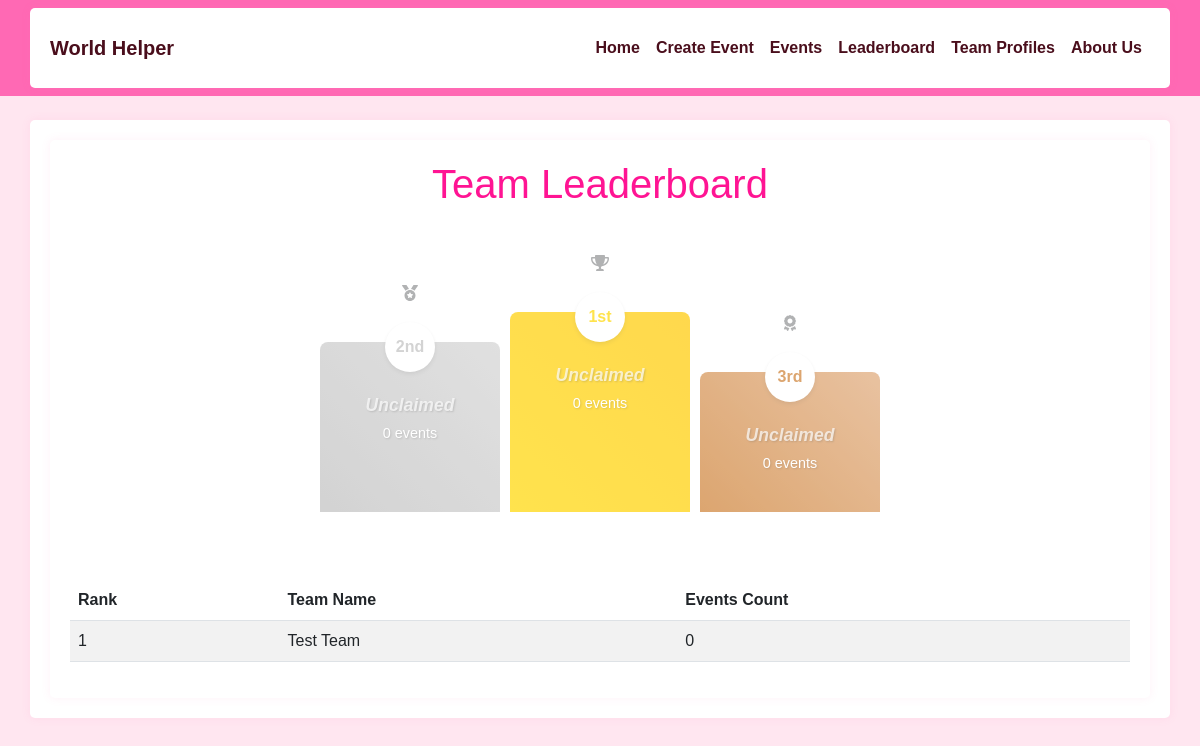
The page /leaderboard on the database as committed earlier.
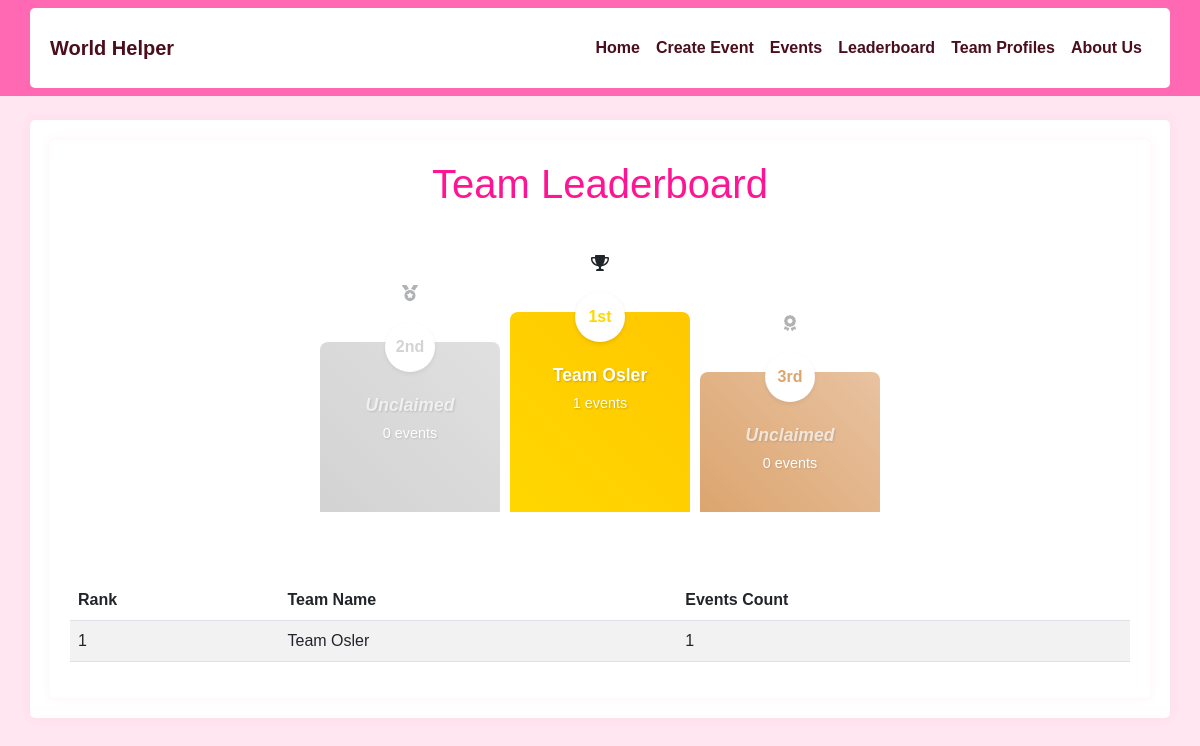
The same page on the database as committed later.
### app/models.py (models this page shows)
class Team(db.Model):
    id = db.Column(db.Integer, primary_key=True)
    team_phrase = db.Column(db.String(100), nullable=False)
    name = db.Column(db.String(64), nullable=False)
    members = db.relationship('TeamMember', backref='team', lazy='dynamic')
    events = db.relationship('Event', backref='team', lazy='dynamic')
    bingo_card = db.relationship('BingoCard', backref='team', uselist=False)

### app/main/routes.py (the view)
@bp.route('/leaderboard')
def leaderboard():
    teams = db.session.query(Team, func.count(Event.id).label('event_count')) \
        .outerjoin(Event) \
        .group_by(Team.id) \
        .order_by(func.count(Event.id).desc()) \
        .all()
    ranked_teams = [(rank, team, event_count) for rank, (team, event_count) in enumerate(teams, start=1)]
    return render_template('leaderboard.html', ranked_teams=ranked_teams)

### app/main/routes.py (called while the page is built)
@bp.context_processor
def utility_processor():
    return dict(SDG_DESCRIPTIONS=SDG_DESCRIPTIONS)

### app/templates/leaderboard.html (shortened to what this page needs)
{% extends "base.html" %}
{% block content %}
<div class="container">
    <h1 class="text-center mb-4 theme-pink">Team Leaderboard</h1>
    {% set active_teams = ranked_teams|selectattr('2', '>', 0)|list %}
    <div class="podium-wrapper mb-5">
        <div class="podium">
            <div class="podium-block silver">
                <div class="trophy-icon">
                    <i class="fas fa-medal"></i>
                </div>
                <div class="podium-rank">2nd</div>
                {% if active_teams|length >= 2 %}
                    <div class="team-name">{{ active_teams[1][1].name }}</div>
                    <div class="event-count">{{ active_teams[1][2] }} events</div>
                {% else %}
                    <div class="team-name empty">Unclaimed</div>
                    <div class="event-count">0 events</div>
                {% endif %}
            </div>
            <div class="podium-block gold">
                <div class="trophy-icon">
                    <i class="fas fa-trophy"></i>
                </div>
                <div class="podium-rank">1st</div>
                {% if active_teams|length >= 1 %}
                    <div class="team-name">{{ active_teams[0][1].name }}</div>
                    <div class="event-count">{{ active_teams[0][2] }} events</div>
                {% else %}
                    <div class="team-name empty">Unclaimed</div>
                    <div class="event-count">0 events</div>
                {% endif %}
            </div>
            <div class="podium-block bronze">
                <div class="trophy-icon">
                    <i class="fas fa-award"></i>
                </div>
                <div class="podium-rank">3rd</div>
                {% if active_teams|length >= 3 %}
                    <div class="team-name">{{ active_teams[2][1].name }}</div>
                    <div class="event-count">{{ active_teams[2][2] }} events</div>
                {% else %}
                    <div class="team-name empty">Unclaimed</div>
                    <div class="event-count">0 events</div>
                {% endif %}
            </div>
        </div>
    </div>
    <table class="table table-striped">
        <thead>
            <tr>
                <th>Rank</th>
                <th>Team Name</th>
                <th>Events Count</th>
            </tr>
        </thead>
        <tbody>
            {% for rank, team, event_count in ranked_teams %}
                <tr>
                    <td>{{ rank }}</td>
                    <td>{{ team.name }}</td>
                    <td>{{ event_count }}</td>
                </tr>
            {% endfor %}
        </tbody>
    </table>
</div>
{% endblock %}

Rows that differ between the two databases and show on the page:
changed Team id 1: name (not shown) → "Team Osler"; name "Test Team" → "Team Osler"; id "0" → "1"
Other text that changed with them:
{{ active_teams[0][2] }}: (not shown) → "1"
text no longer shown: "Unclaimed 0 events"
text now shown: "events"
